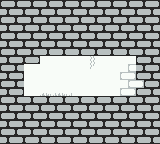

Below is a game level as drawn by its tile map, then a one-line description and the .tmx that defines it (tile-layer data replaced by summaries):
An orthogonal 20x18 tile map with 8x8 px tiles, 1 tile layer (Tile Layer 1) and 4 objects (Bomb, Door, Cat, Fire).

<map version="1.0" orientation="orthogonal" width="20" height="18" tilewidth="8" tileheight="8">
 <properties>
  <property name="time" value="300" />
 </properties>
 <tileset firstgid="1" name="basic" tilewidth="8" tileheight="8">
  <image source="tilesbasic.png" trans="ff00ff" width="160" height="56" />
 </tileset>
 <layer name="Tile Layer 1" width="20" height="18">
  <data>[360 cells, 360 non-empty, 9 distinct tile ids]</data>
 </layer>
 <objectgroup name="Object Layer 1" width="20" height="18">
  <object name="Bomb" type="Bomb" x="80" y="80" width="16" height="16">
   <properties>
    <property name="active" value="0" />
   </properties>
  </object>
  <object name="Door" type="Door" x="104" y="72" width="24" height="24" />
  <object name="Cat" type="Cat" x="56" y="80" width="16" height="16" />
  <object name="Fire" type="Fire" x="24" y="80" width="16" height="16" />
 </objectgroup>
</map>
